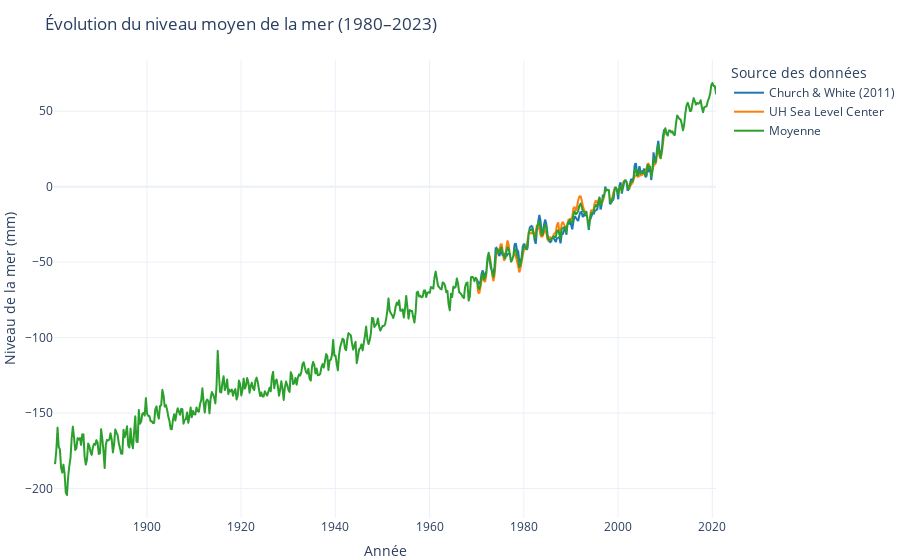

The notebook cell saved with this chart:
### Code cell
import plotly.express as px

# Transformer le DataFrame en format long
df_melted = df.melt(
    id_vars="Day",
    value_vars=[
        "sea_level_church_and_white_2011",
        "sea_level_uhslc",
        "sea_level_average"
    ],
    var_name="Source",
    value_name="Sea_Level"
)

# Renommer les sources pour la légende
name_map = {
    "sea_level_church_and_white_2011": "Church & White (2011)",
    "sea_level_uhslc": "UH Sea Level Center",
    "sea_level_average": "Moyenne"
}
df_melted["Source"] = df_melted["Source"].map(name_map)

# Palette de couleurs personnalisée (optionnelle)
color_map = {
    "Church & White (2011)": "#1f77b4",  # bleu
    "UH Sea Level Center": "#ff7f0e",    # orange
    "Moyenne": "#2ca02c"                 # vert
}

# Tracer le graphique
fig = px.line(
    df_melted,
    x="Day",
    y="Sea_Level",
    color="Source",
    color_discrete_map=color_map,
    title="Évolution du niveau moyen de la mer (1980–2023)",
    labels={
        "Sea_Level": "Niveau de la mer (mm)",
        "Day": "Année"
    }
)

# Mise en forme
fig.update_layout(
    legend_title_text="Source des données",
    margin={"r":0, "t":60, "l":0, "b":0},
    template="plotly_white"
)

fig.show()

### Figure 1 — Plotly figure (JSON) as saved in the notebook; plotly's stock layout.template omitted (floating-point values rounded to 4 significant figures; data arrays with more than 128 entries replaced by an {"elided": "..."} marker saying what was removed)
{"data": [{"hovertemplate": "Source=Church & White (2011)<br>Année=%{x}<br>Niveau de la mer (mm)=%{y}<extra></extra>", "legendgroup": "Church & White (2011)", "line": {"color": "#1f77b4", "dash": "solid"}, "marker": {"symbol": "circle"}, "mode": "lines", "name": "Church & White (2011)", "showlegend": true, "type": "scattergl", "x": {"elided": "563 str values"}, "xaxis": "x", "y": {"elided": "563 float values"}, "yaxis": "y"}, {"hovertemplate": "Source=UH Sea Level Center<br>Année=%{x}<br>Niveau de la mer (mm)=%{y}<extra></extra>", "legendgroup": "UH Sea Level Center", "line": {"color": "#ff7f0e", "dash": "solid"}, "marker": {"symbol": "circle"}, "mode": "lines", "name": "UH Sea Level Center", "showlegend": true, "type": "scattergl", "x": {"elided": "563 str values"}, "xaxis": "x", "y": {"elided": "563 float values"}, "yaxis": "y"}, {"hovertemplate": "Source=Moyenne<br>Année=%{x}<br>Niveau de la mer (mm)=%{y}<extra></extra>", "legendgroup": "Moyenne", "line": {"color": "#2ca02c", "dash": "solid"}, "marker": {"symbol": "circle"}, "mode": "lines", "name": "Moyenne", "showlegend": true, "type": "scattergl", "x": {"elided": "563 str values"}, "xaxis": "x", "y": {"elided": "563 float values"}, "yaxis": "y"}], "layout": {"legend": {"title": {"text": "Source des données"}, "tracegroupgap": 0}, "margin": {"b": 0, "l": 0, "r": 0, "t": 60}, "title": {"text": "Évolution du niveau moyen de la mer (1980–2023)"}, "xaxis": {"anchor": "y", "domain": [0, 1], "title": {"text": "Année"}}, "yaxis": {"anchor": "x", "domain": [0, 1], "title": {"text": "Niveau de la mer (mm)"}}}}
